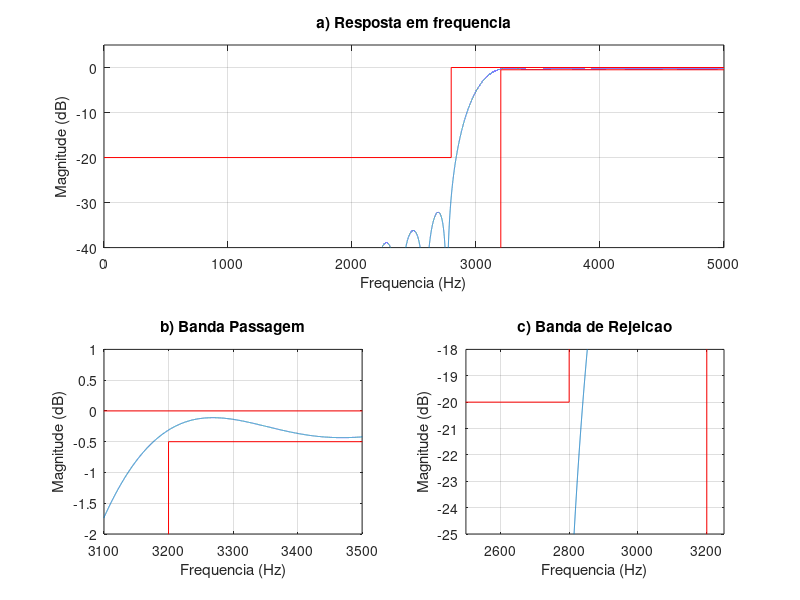
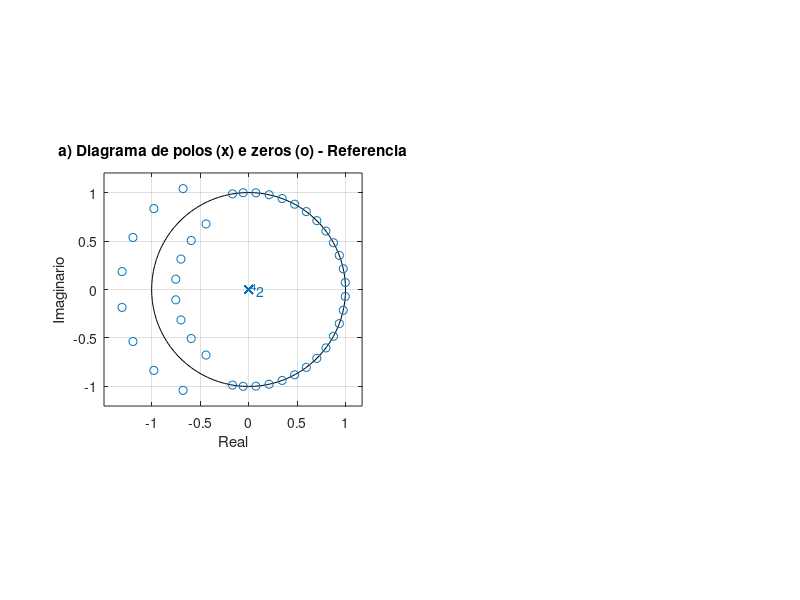

Write the MATLAB code that produced these figures, in order. (Note: this script raises an error after producing the figures.)
% Projeto filtro 1
% LP - (fa = 10000 Hz, f1 = 2800 Hz; f2 = 3200 Hz, Ap = 0.5 dB, As = 20 dB, GdB = 0 dB)

close all;
clear all;
clc;

ExecutarAjuste = 1;

%% Especificacoes
fa = 10000; fs = 2800; fp = 3200;
Ap = 0.5; As = 20; GdB = 0;
wp = fp/fa*(2*pi); ws = fs/fa*(2*pi);

spf = 1;
Ta = 1/fa;

%

wc1 = sqrt(wp*ws); % media geometrica
Dw1 = wp - ws;
G0 = GdB;

%% Projeto inicial
Dw = Dw1;
wc = wc1;
Ask = As;
if ExecutarAjuste
   Ask = Ask + 9; % Ajuste BP
%     ordem 38 - bits 10
%     multipliers: 20
%     adders: 39
%     states: 38
   G0 = 0.01;

%     ordem 40 - bits 9
%     multipliers: 20
%     adders: 39
%     states: 38
   G0 = G0 + 0.039;
   Ask = Ask + 1;

%     ordem 42 - bits 8
%     multipliers: 22
%     adders: 43
%     states: 42
   G0 = G0 - 0.03;
   Ask = Ask + 1;
   
%    Ask = Ask + 15;
end

betha = 0.5842*(Ask-21)^0.4 + 0.07886*(Ask-21);
M1 = ceil((Ask - 8)/(2.285*Dw)+1);
M = M1;
% M = 20;
% G0 = -5.5 + 1;

if ExecutarAjuste
    % primeiro ajuste
    G0 = G0 + 0.295; % db

    % segundo ajuste M (n/2)
    wp2 = 0.6196*pi; ws2 = 0.5813*pi;
    Dw2 = wp2 -ws2;
    M2 = ceil(M1*Dw2/Dw1); % nova ordem do filtro 2*M2
    M = M2;

    % ajuste deslocamento
    wc2 = wc1 - ((0.0037+0.0013)/2)*pi;
    wc = wc2;
end


N = 2*M+1;
betha = 0.5842*(Ask-21)^0.4 + 0.07886*(Ask-21);
wk = kaiser(N, betha)';
% wk = chebwin(N, As)';
% wk = gausswin(N, 1/As)';
% wk = tukeywin(N)';
% wk = taylorwin(N)';

k = 1:M;
% HP
bi = -sin(wc*k)./(pi*k);
b0 = 1-wc/pi;
b = [flip(bi) b0 bi];

b = b.*wk*10^(-G0/20); % janela de keiser

%%
figure(1)
escala = fa/2;
subplot(2,2,[1 2])
[h, w] = freqz(b, 1, linspace(0,pi,100000));
% plot(w/pi, abs(h)); grid on;
plot(w/pi*escala, 20*log10(abs(h))); grid on;
title('a) Resposta em frequencia')
ylim([-40 5])
hold on;
plot([pi,wp,wp]/pi*escala,[-Ap,-Ap,-80], '-red')
plot([0,ws/pi,ws/pi,1]*escala,[-As,-As,0,0], '-red')
xlabel('Frequencia (Hz)');
ylabel('Magnitude (dB)');

subplot(223)
plot(w/pi*escala, 20*log10(abs(h)));
title('b) Banda Passagem')
grid on; hold on;
plot([pi,wp,wp]/pi*escala,[-Ap,-Ap,-80], '-red')
plot([0,ws/pi,ws/pi,1]*escala,[-As,-As,0,0], '-red')
xlim([0.62 0.7]*escala); ylim([-2 1]);
xlabel('Frequencia (Hz)');
ylabel('Magnitude (dB)');

subplot(224)
plot(w/pi*escala, 20*log10(abs(h)));
title('c) Banda de Rejeicao')
grid on; hold on;
plot([pi,wp,wp]/pi*escala,[-Ap,-Ap,-80], '-red')
plot([0,ws/pi,ws/pi,1]*escala,[-As,-As,0,0], '-red')
xlim([0.5 0.65]*escala); ylim([-25 -18]);
xlabel('Frequencia (Hz)');
ylabel('Magnitude (dB)');

figure(2)
subplot(2,2,[1 3])
zplane(b, 1);
title('a) Diagrama de polos (x) e zeros (o) - Referencia')
xlabel('Real');
ylabel('Imaginario');
%%
% figure(2)
% %suptitle(['HP FIR ' num2str(fs) '-' num2str(fp) ' Ordem: ' num2str(N)])
% 
% escala = fa/2;
% subplot(3,2,[4 6])
% zplane(b, 1);
% axis([-2 2 -2 2])
% title('e) Diagrama de polos (x) e zeros (o)')
% xlabel('Real');
% ylabel('Imaginario');
% 
% clear h w
% [h, w] = freqz(b, 1, 'whole');
% 
% subplot(322)
% x_imp = [0:length(b)-1]/fa*1000;
% stem(x_imp, b); grid on;
% title('Resposta ao impulso')
% xlabel('Amostras (ms)');
% ylabel('Amplitude (adm)');
% 
% subplot(321)
% [h, w] = freqz(b, 1, linspace(0,pi,10000));
% % plot(w/pi, abs(h)); grid on;
% plot(w/pi*escala, 20*log10(abs(h))); grid on;
% hold on;
% title('a) Resposta em Frequencia')
% ylim([-40 5])
% Amin = 80;
% plot([0,fs,fs,fa/2],[-As,-As,0,0], 'r')
% plot([fa/2,fp,fp,],[-Ap,-Ap,-80], 'r')
% xlim([0 fa/2])
% xlabel('Frequencia (Hz)');
% ylabel('Magnitude (dB)');
% 
% subplot(323)
% plot(w/pi*escala, unwrap(angle(h))/pi); grid on;
% title('c) Resposta de Fase')
% xlabel('Frequencia (Hz)');
% ylabel('Fase (rad)');
% 
% subplot(325)
% [del_y, del_x] = grpdelay(b, 1);
% plot(del_x/pi*fa/2, del_y/fa*1000);
% title('d) Atraso de grupo')
% xlabel('Frequencia (Hz)');
% ylabel('Tempo (ms)');

%%
syms z
H(z) = poly2sym(b, z);
pretty(vpa(collect(H(z)), 3))
